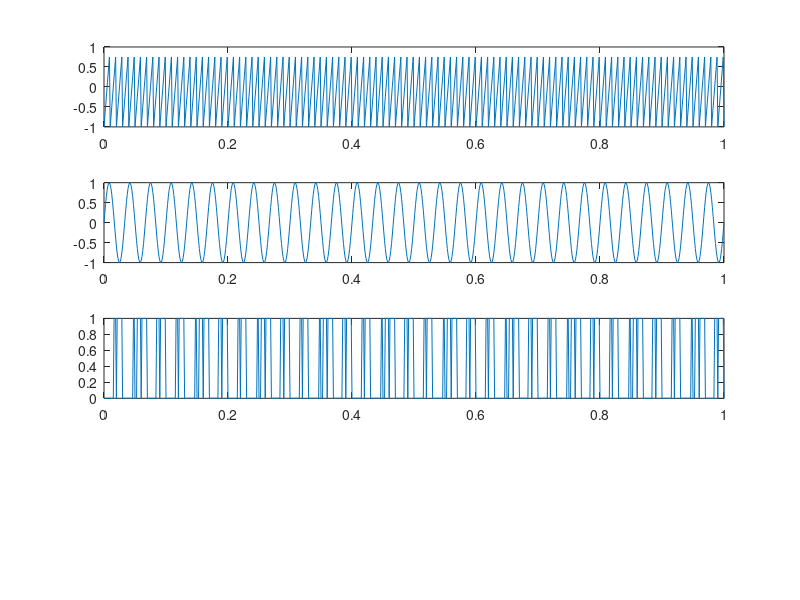

MATLAB code for this plot: (Note: this script raises an error after producing the figure.)
close all
clc
fm = 30;
fc = 100;
fs = 8*fc;
t = 0:(1/fs):1;
ct =  sawtooth((2*pi*fc).*t);
subplot(4,1,1);
plot(t,ct);
mt = sin((2*pi*fm).*t);
subplot(4,1,2);
plot(t, mt);
st = zeros(1,length(t));
for i = 1:length(mt)
    if(ct(i) > mt(i))
        st(i) = 1;
    end
end
% st = modulate(mt,fc,fs,"pwm");
% st = st + 0.5;
subplot(4,1,3);
plot(t,st);
dt = -1.*lowpass(st,20,fs) + 1;
subplot(4,1,4);
plot(t,dt);